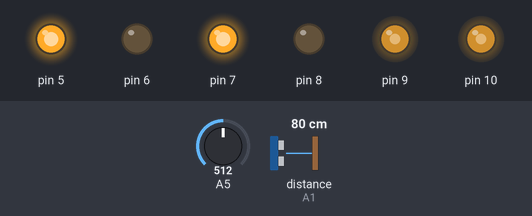
Simulated run of this sketch. Board: Arduino Uno, built with avr-gcc and run on an emulated ATmega328P. Shown: output pins drawn as LEDs (lit = HIGH). Inputs (shaded band) come from the test bench; at power-on: distance to the obstacle (sensor on A1) 80 cm, A5 = 512.

Above: at 3.8 s.
3.9 s: distance to the obstacle (sensor on A1) set to 4 cm
5.4 s: distance to the obstacle (sensor on A1) set to 2 cm
At 6.1 s:
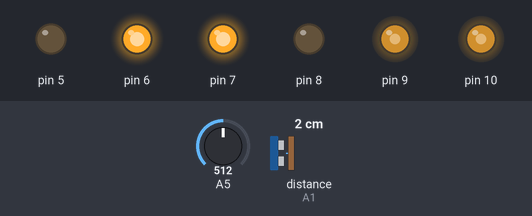
8.4 s: distance to the obstacle (sensor on A1) set to 35 cm
At 9.5 s:
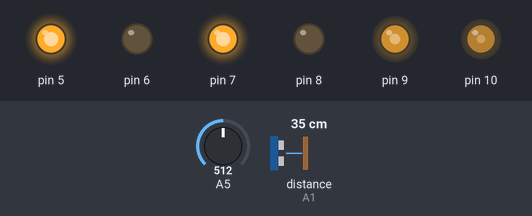
10.2 s: A5 set to 492
At 10.7 s:
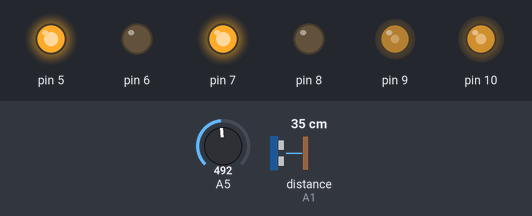
11.7 s: A5 set to 510
At 12.4 s:
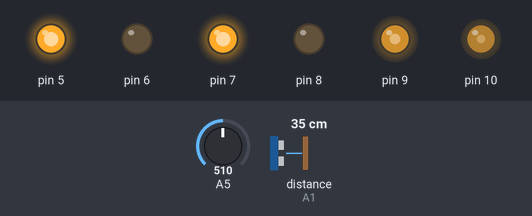
13.2 s: A5 set to 490
At 13.7 s:
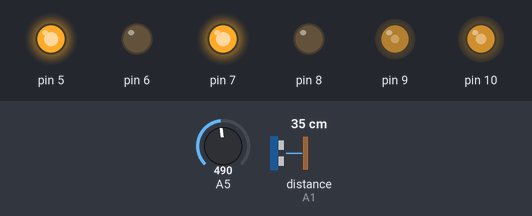
Timing chart, 0 to 15.7 s (numbered marks = the images above; inputs shaded):
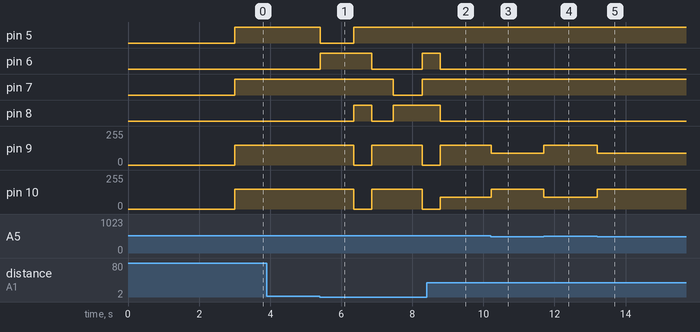

Measured:
- the behaviour switches between 3 and 2 cm on distance to the obstacle (sensor on A1) (found by bisection; images 0 and 1)
- the behaviour switches between 501 and 500 on A5 (found by bisection; images 2 and 3)
- after the input at 3.9 s, every drawn part: stays the same
- after the input at 5.4 s, pin 5: HIGH → LOW at once, → HIGH 0.95 s later; pin 6: LOW → HIGH at once, → LOW 1.4 s later, → HIGH 1.4 s later; pin 7: HIGH → LOW after 2.1 s, → HIGH 0.82 s later; pin 8: LOW → HIGH after 0.96 s, → LOW 0.50 s later, → HIGH 0.60 s later; pin 9, pin 10: 150/255 → 0/255 after 0.96 s, → 150/255 0.50 s later, → 0/255 1.4 s later
- after the input at 8.4 s, pin 6: goes on until 8.8 s, then stays LOW; pin 7: stays HIGH (without the input it goes to LOW after 0.38 s); pin 8: HIGH → LOW after 0.38 s; pin 9: goes on until 8.8 s, then stays 150/255
- after the input at 10.2 s, pin 9: 150/255 → 90/255 at once; pin 10: 90/255 → 150/255 at once
- after the input at 11.7 s, pin 9: 90/255 → 150/255 at once; pin 10: 150/255 → 90/255 at once
- after the input at 13.2 s, pin 9: 150/255 → 90/255 at once; pin 10: 90/255 → 150/255 at once

The sketch:

Labirint.ino
```cpp
#define TURN_LEFT_TIME 820
#define TURN_RIGHT_TIME 945
#define SPEED 150

#include "Ultrasonic.h"
Ultrasonic ultrasonic(A0, A1);

void LeftBackward()
{
  //Left backward
  digitalWrite(7, LOW);
  digitalWrite(8, HIGH);
  analogWrite(10, SPEED);
}

void LeftForward()
{
  //Left forward
  digitalWrite(7, HIGH);
  digitalWrite(8, LOW);
  analogWrite(10, SPEED);
}

void RightForward()
{
  //Right forward
  digitalWrite(5, HIGH);
  digitalWrite(6, LOW);
  analogWrite(9, SPEED);
}

void RightBackward()
{
  //Right backward
  digitalWrite(5, LOW);
  digitalWrite(6, HIGH);
  analogWrite(9, SPEED);
}

void LeftStop()
{
  //Left stop
  analogWrite(10, 0);
  digitalWrite(7, HIGH);
  digitalWrite(8, HIGH);
}

void RightStop()
{
  //Right stop
  analogWrite(9, 0);
  digitalWrite(5, HIGH);
  digitalWrite(6, HIGH);
}

void TurnRight()
{
 // Turn Right
  LeftForward();
  RightBackward();
  delay(TURN_RIGHT_TIME);
  LeftStop();
  RightStop();
  delay(500);
}

void TurnLeft()
{
 //Turn Left
  LeftBackward();
  RightForward();
  delay(TURN_LEFT_TIME);
  LeftStop();
  RightStop();
  delay(500);
}

void Stop()
{
  LeftStop();
  RightStop();
}

void Forward()
{
  LeftForward();
  RightForward();
}

void SteerLeft()
{
  //Left forward
  digitalWrite(7, HIGH);
  digitalWrite(8, LOW);
  analogWrite(10, SPEED*0.6);

  //Right forward
  digitalWrite(5, HIGH);
  digitalWrite(6, LOW);
  analogWrite(9, SPEED);
}

void SteerRight()
{
  //Left forward
  digitalWrite(7, HIGH);
  digitalWrite(8, LOW);
  analogWrite(10, SPEED);

  //Right forward
  digitalWrite(5, HIGH);
  digitalWrite(6, LOW);
  analogWrite(9, SPEED*0.6);
}

#define DELAY_TIME 20

void setup()
{
  // put your setup code here, to run once:

  //
  pinMode(5, OUTPUT);
  pinMode(6, OUTPUT);
  pinMode(7, OUTPUT);
  pinMode(8, OUTPUT);
  pinMode(9, OUTPUT);
  pinMode(10, OUTPUT);

  pinMode(0, INPUT_PULLUP);

 //TurnRight();
 //while(digitalRead(0));


  delay(3000);

  Forward();
  while(ultrasonic.Ranging(CM) > 2)
  {
    delay(DELAY_TIME);
  }

  TurnRight();
  Forward();
  delay(600);

  while(ultrasonic.Ranging(CM) > 2)
  {
    if(analogRead(A5) > 500)
      SteerLeft();
    else
      SteerRight();

    delay(DELAY_TIME);
  }
  TurnLeft();
  Forward();

  while(ultrasonic.Ranging(CM) > 23)
  {
    if(analogRead(A5) > 500)
      SteerLeft();
    else
      SteerRight();

    delay(DELAY_TIME);
  }
  TurnLeft();
  Forward();

  while(ultrasonic.Ranging(CM) > 22)
  {
    delay(DELAY_TIME);
  }


  Stop();


}

void loop() {
}
```
